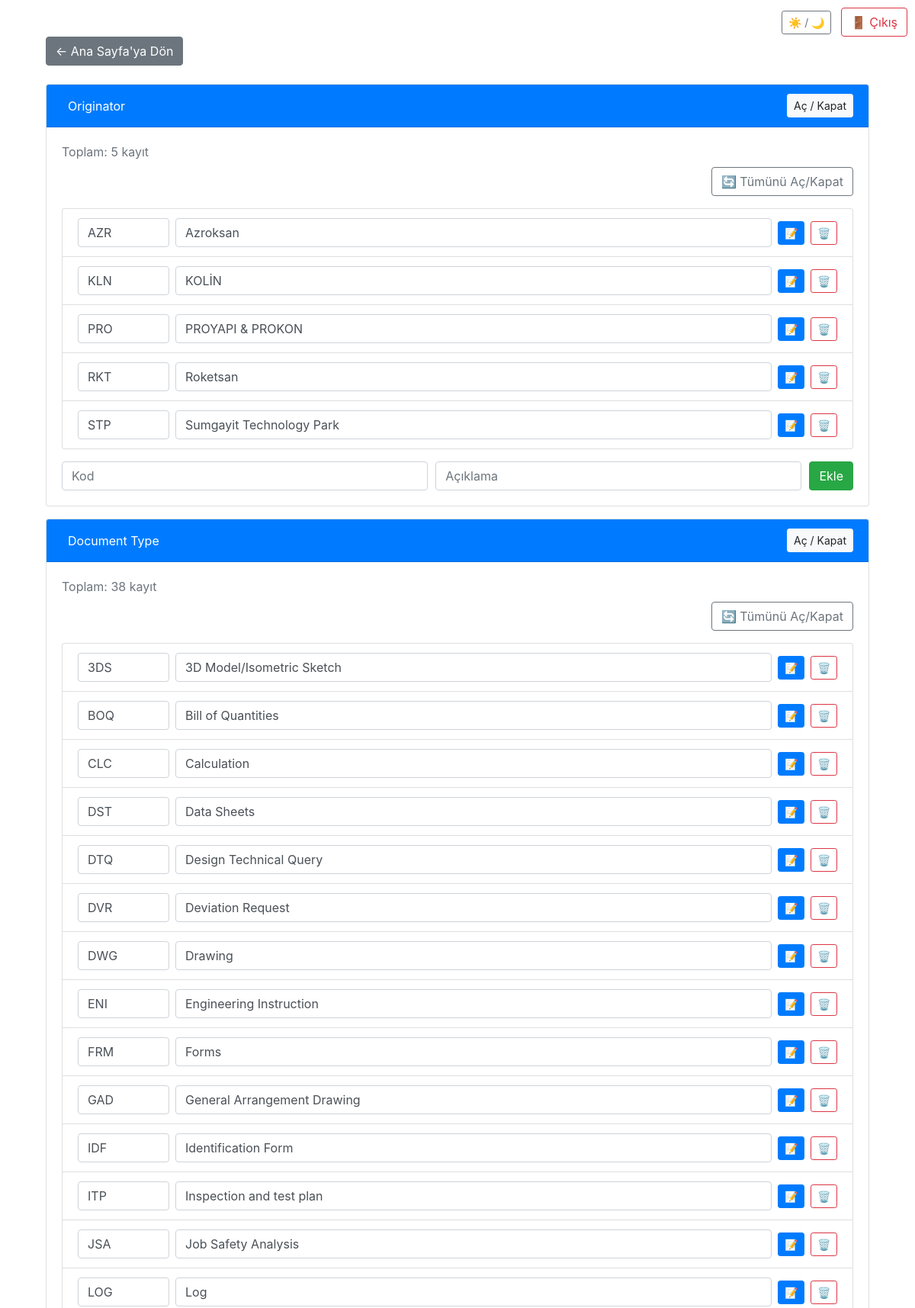
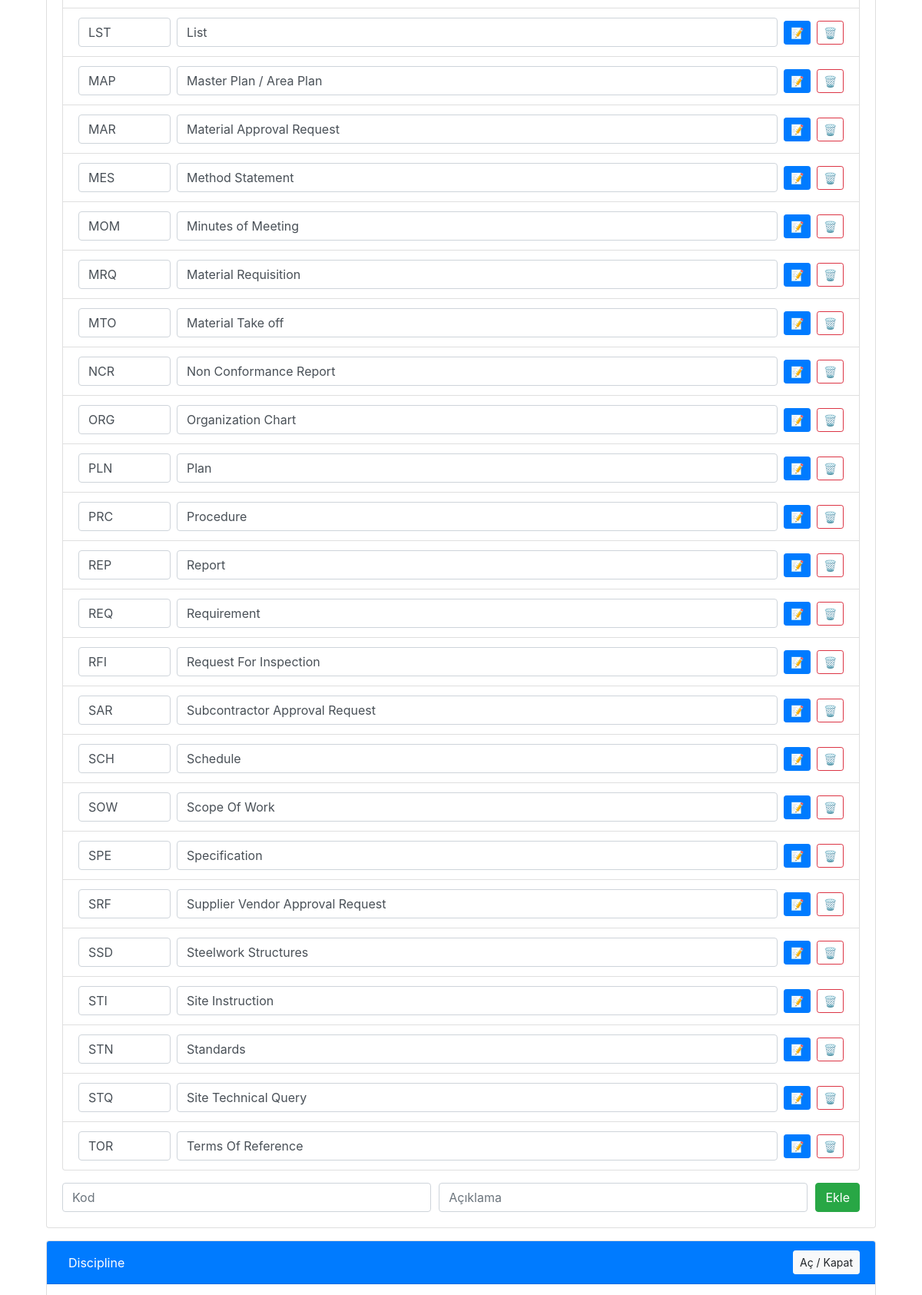
The app's page /admin/settings (signed in, upper part) with its own data (2 pictures, top to bottom).
### models.py (models this page shows)
class Originator(db.Model):
    id = db.Column(db.Integer, primary_key=True)
    code = db.Column(db.String(20), unique=True, nullable=False)
    description = db.Column(db.String(100), nullable=False)

class DocumentType(db.Model):
    id = db.Column(db.Integer, primary_key=True)
    code = db.Column(db.String(20), unique=True, nullable=False)       # Örnek: DT1
    description = db.Column(db.String(100), nullable=False)            # Örnek: Drawing Type 1

### views/admin_settings_routes.py (the view, shortened to what this page needs)
@settings_bp.route('/admin/settings', methods=['GET', 'POST'])
@login_required
def admin_settings():
    if current_user.role != 'admin':
        abort(403)
    all_data = {
        key: model.query.order_by(model.code).all()
        for key, model in MODELS.items()
    }
    return render_template('admin_settings.html', data=all_data)

### app.py (called while the page is built)
@login_manager.user_loader
def load_user(user_id):
    return db.session.get(User, int(user_id))

@app.before_request
def before_request():
    if not current_user.is_authenticated:
        if request.endpoint:
            if request.endpoint.startswith("static"):
                return  # static dosyalar için engel olma
            if request.endpoint in ['auth.login', 'auth.logout']:
                return  # giriş çıkış işlemleri için engel olma
        return redirect(url_for('auth.login', next=request.url))

### templates/admin_settings.html (shortened to what this page needs)
{% extends 'base.html' %}
{% block content %}
<div class="container mt-4">
  <div class="mb-4">
    <a href="{{ url_for('documents.documents') }}" class="btn btn-secondary">← Ana Sayfa'ya Dön</a>
  </div>
  {% for model_key, items in data.items() %}
    <div class="card mb-3">
      <div class="card-header d-flex justify-content-between align-items-center bg-primary text-white">
        <div> {{ model_key.replace('_', ' ').title() }}</div>
        <button class="btn btn-sm btn-light" type="button" data-toggle="collapse" data-target="#collapse-{{ model_key }}">
          Aç / Kapat
        </button>
      </div>
      <div id="collapse-{{ model_key }}" class="collapse show">
        <div class="card-body">
          <div class="mb-2 text-muted">Toplam: {{ items | length }} kayıt</div>
          <div class="text-right mb-3">
            <button class="btn btn-outline-secondary" onclick="toggleAllAccordions()">🔄 Tümünü Aç/Kapat</button>
          </div>
          <ul class="list-group mb-3">
            {% for item in items %}
              <li class="list-group-item d-flex justify-content-between align-items-center">
                <form method="POST" action="{{ url_for('admin_settings.update_setting', model=model_key, item_id=item.id) }}" class="form-inline flex-grow-1">
                  <input type="text" name="code" value="{{ item.code }}" class="form-control mr-2" style="width: 120px;" required>
                  <input type="text" name="description" value="{{ item.description }}" class="form-control flex-grow-1" required>
                  <button type="submit" class="btn btn-sm btn-primary ml-2">📝</button>
                </form>
                <button class="btn btn-sm btn-outline-danger ml-2" onclick="confirmDelete('{{ url_for('admin_settings.delete_setting', model=model_key, item_id=item.id) }}')">🗑</button>
              </li>
            {% else %}
              <li class="list-group-item text-muted">Henüz veri yok.</li>
            {% endfor %}
          </ul>
          <form method="POST">
            <div class="form-row">
              <div class="col">
                <input type="text" name="code" class="form-control" placeholder="Kod" required>
              </div>
              <div class="col">
                <input type="text" name="description" class="form-control" placeholder="Açıklama" required>
              </div>
              <div class="col-auto">
                <button class="btn btn-success" type="submit">Ekle</button>
              </div>
            </div>
          </form>
        </div>
      </div>
    </div>
  {% endfor %}
</div>
{% endblock %}

### templates/base.html (style rules this page uses)
:root { --bg-color-light: #ffffff; --text-color-light: #000000; --bg-color-dark: #121212; --text-color-dark: #f5f5f5; }
html[data-theme='light'] { background-color: var(--bg-color-light); color: var(--text-color-light); }
body { background-color: inherit; color: inherit; transition: all 0.3s ease; }

### records on screen
Originator: code "AZR", description "Azroksan"
Originator: code "KLN", description "KOLİN"
Originator: code "PRO", description "PROYAPI & PROKON"
Originator: code "RKT", description "Roketsan"
Originator: code "STP", description "Sumgayit Technology Park"
DocumentType: code "3DS", description "3D Model/Isometric Sketch"
DocumentType: code "BOQ", description "Bill of Quantities"
DocumentType: code "CLC", description "Calculation"
DocumentType: code "DST", description "Data Sheets"
DocumentType: code "DTQ", description "Design Technical Query"
DocumentType: code "DVR", description "Deviation Request"
DocumentType: code "DWG", description "Drawing"
DocumentType: code "ENI", description "Engineering Instruction"
DocumentType: code "FRM", description "Forms"
DocumentType: code "GAD", description "General Arrangement Drawing"
DocumentType: code "IDF", description "Identification Form"
DocumentType: code "ITP", description "Inspection and test plan"
DocumentType: code "JSA", description "Job Safety Analysis"
DocumentType: code "LOG", description "Log"
DocumentType: code "LST", description "List"
DocumentType: code "MAP", description "Master Plan / Area Plan"
DocumentType: code "MAR", description "Material Approval Request"
DocumentType: code "MES", description "Method Statement"
DocumentType: code "MOM", description "Minutes of Meeting"
DocumentType: code "MRQ", description "Material Requisition"
DocumentType: code "MTO", description "Material Take off"
DocumentType: code "NCR", description "Non Conformance Report"
DocumentType: code "ORG", description "Organization Chart"
DocumentType: code "PLN", description "Plan"
DocumentType: code "PRC", description "Procedure"
DocumentType: code "REP", description "Report"
DocumentType: code "REQ", description "Requirement"
DocumentType: code "RFI", description "Request For Inspection"
DocumentType: code "SAR", description "Subcontractor Approval Request"
DocumentType: code "SCH", description "Schedule"
DocumentType: code "SOW", description "Scope Of Work"
DocumentType: code "SPE", description "Specification"
DocumentType: code "SRF", description "Supplier Vendor Approval Request"
DocumentType: code "SSD", description "Steelwork Structures"
DocumentType: code "STI", description "Site Instruction"
DocumentType: code "STN", description "Standards"
DocumentType: code "STQ", description "Site Technical Query"
DocumentType: code "TOR", description "Terms Of Reference"

### other values on screen
{{ model_key.replace('_', ' ').title() }} "Originator" "Document Type" "Discipline"
{{ items | length }} "5" "38"
